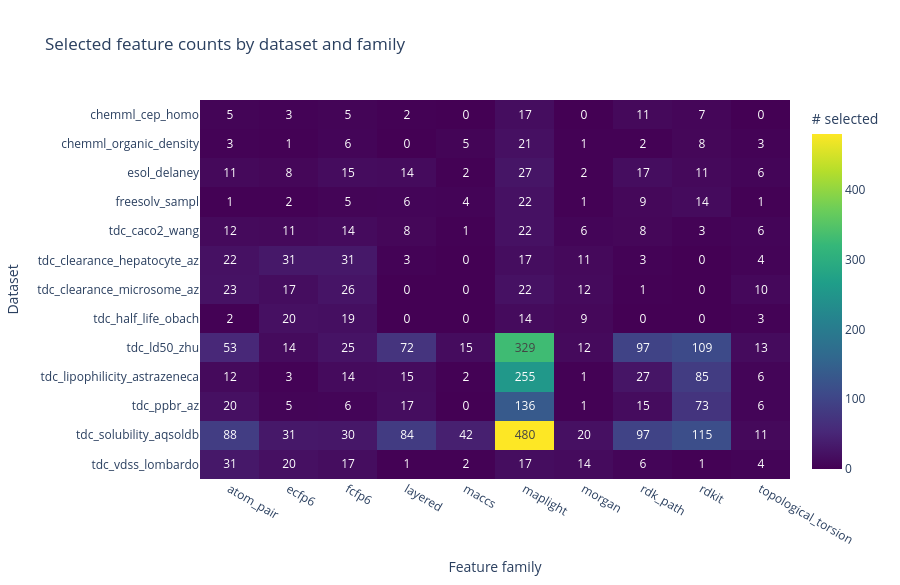
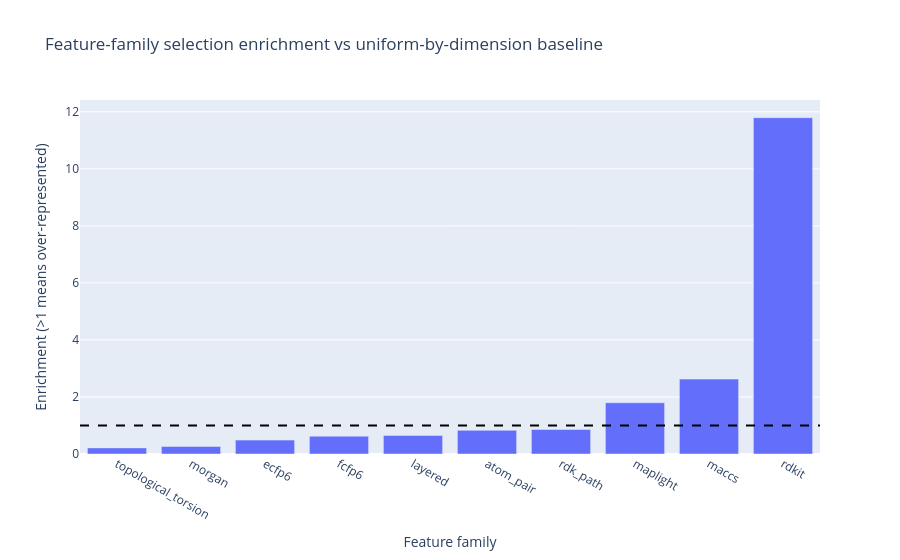

Notebook code for these charts, in order:
### Code cell
# Feature-family representation analysis from selector outputs

feature_family_drop_presence_threshold = 0.20
feature_family_drop_enrichment_threshold = 0.25
feature_family_drop_selected_total_threshold = 25
feature_family_watch_enrichment_threshold = 0.35


def feature_family_from_name(feature_name):
    name = str(feature_name or "")
    if name.startswith("morgan_bit_"):
        return "morgan"
    if name.startswith("ecfp6_bit_"):
        return "ecfp6"
    if name.startswith("fcfp6_bit_"):
        return "fcfp6"
    if name.startswith("layered_bit_"):
        return "layered"
    if name.startswith("atom_pair_bit_"):
        return "atom_pair"
    if name.startswith("topological_torsion_bit_"):
        return "topological_torsion"
    if name.startswith("rdk_path_bit_"):
        return "rdk_path"
    if name.startswith("maccs_bit_"):
        return "maccs"
    if name.startswith("rdkit_"):
        return "rdkit"
    if (
        name.startswith("maplight_morgan_")
        or name.startswith("avalon_count_")
        or name.startswith("erg_")
        or name.startswith("maplight_desc_")
    ):
        return "maplight"
    return "other"


def infer_feature_col(frame):
    return pick_column(frame.columns, ["feature", "Feature", "name"])


def infer_magnitude_col(frame):
    if "abs_coefficient" in frame.columns:
        return "abs_coefficient"
    if "importance" in frame.columns:
        return "importance"
    if "coefficient" in frame.columns:
        return "coefficient"
    return None


selector_rows = []
missing_selector_artifacts = []
for dataset_dir in sorted([p for p in RUN_DIR.iterdir() if p.is_dir()]):
    dataset_name = dataset_dir.name
    selected_path = dataset_dir / "selected_features.csv"
    coeff_path = dataset_dir / "selector_coefficients.csv"
    if not selected_path.exists() or not coeff_path.exists():
        missing_selector_artifacts.append(dataset_name)
        continue

    try:
        selected_df = pd.read_csv(selected_path)
        coeff_df = pd.read_csv(coeff_path)
    except Exception as exc:
        missing_selector_artifacts.append(f"{dataset_name} ({type(exc).__name__})")
        continue

    feature_col = infer_feature_col(coeff_df)
    if feature_col is None:
        missing_selector_artifacts.append(f"{dataset_name} (no feature column)")
        continue

    selected_feature_col = infer_feature_col(selected_df)
    selected_set = set()
    if selected_feature_col is not None:
        selected_set = set(selected_df[selected_feature_col].astype(str).tolist())

    coeff_work = coeff_df.copy()
    coeff_work["feature"] = coeff_work[feature_col].astype(str)
    coeff_work["feature_family"] = coeff_work["feature"].map(feature_family_from_name)
    coeff_work["is_selected"] = coeff_work["feature"].isin(selected_set)

    magnitude_col = infer_magnitude_col(coeff_work)
    if magnitude_col is None:
        coeff_work["feature_magnitude"] = np.nan
    elif magnitude_col == "coefficient":
        coeff_work["feature_magnitude"] = pd.to_numeric(coeff_work[magnitude_col], errors="coerce").abs()
    else:
        coeff_work["feature_magnitude"] = pd.to_numeric(coeff_work[magnitude_col], errors="coerce")

    grouped = coeff_work.groupby("feature_family", dropna=False)
    for family_name, family_df in grouped:
        selected_mask = family_df["is_selected"].astype(bool)
        selector_rows.append(
            {
                "dataset": dataset_name,
                "feature_family": str(family_name),
                "available_features": int(len(family_df)),
                "selected_features": int(selected_mask.sum()),
                "selected_magnitude_sum": float(
                    family_df.loc[selected_mask, "feature_magnitude"].fillna(0.0).sum()
                ),
            }
        )

if not selector_rows:
    display_note("No selector feature artifacts were found in this run; skipping feature-family representation analysis.")
else:
    selector_family_df = pd.DataFrame(selector_rows)

    family_summary = (
        selector_family_df.groupby("feature_family", dropna=False)
        .agg(
            datasets_with_family=("dataset", "nunique"),
            datasets_selected=("selected_features", lambda s: int((pd.to_numeric(s, errors="coerce").fillna(0) > 0).sum())),
            available_features_total=("available_features", "sum"),
            selected_features_total=("selected_features", "sum"),
            mean_selected_per_dataset=("selected_features", "mean"),
            median_selected_per_dataset=("selected_features", "median"),
            selected_magnitude_total=("selected_magnitude_sum", "sum"),
        )
        .reset_index()
    )

    family_summary["dataset_presence_rate"] = family_summary["datasets_selected"] / family_summary["datasets_with_family"].replace(0, np.nan)
    family_summary["selection_rate"] = family_summary["selected_features_total"] / family_summary["available_features_total"].replace(0, np.nan)

    total_available = float(family_summary["available_features_total"].sum())
    total_selected = float(family_summary["selected_features_total"].sum())
    total_magnitude = float(family_summary["selected_magnitude_total"].sum())

    if total_available > 0 and total_selected > 0:
        family_summary["expected_selected_if_uniform"] = family_summary["available_features_total"] / total_available * total_selected
        family_summary["enrichment_vs_uniform"] = family_summary["selected_features_total"] / family_summary["expected_selected_if_uniform"].replace(0, np.nan)
    else:
        family_summary["expected_selected_if_uniform"] = np.nan
        family_summary["enrichment_vs_uniform"] = np.nan

    family_summary["selected_share"] = family_summary["selected_features_total"] / max(total_selected, 1.0)
    family_summary["selected_magnitude_share"] = family_summary["selected_magnitude_total"] / max(total_magnitude, 1.0)

    family_summary = family_summary.sort_values(["selected_features_total", "selection_rate"], ascending=[False, False]).reset_index(drop=True)

    display_note("### Feature-Family Representation In Selected Features")
    display(family_summary)

    selected_heatmap = (
        selector_family_df.pivot_table(
            index="dataset",
            columns="feature_family",
            values="selected_features",
            aggfunc="sum",
            fill_value=0,
        )
        .sort_index()
    )

    fig = px.imshow(
        selected_heatmap,
        aspect="auto",
        color_continuous_scale="Viridis",
        labels={"x": "Feature family", "y": "Dataset", "color": "# selected"},
        title="Selected feature counts by dataset and family",
        text_auto=True,
    )
    fig.update_layout(height=max(420, 45 * len(selected_heatmap.index)))
    fig.show()

    enrich_plot_df = family_summary.sort_values("enrichment_vs_uniform", ascending=True)
    fig = px.bar(
        enrich_plot_df,
        x="feature_family",
        y="enrichment_vs_uniform",
        hover_data=["selected_features_total", "available_features_total", "dataset_presence_rate", "selection_rate"],
        title="Feature-family selection enrichment vs uniform-by-dimension baseline",
    )
    fig.add_hline(y=1.0, line_dash="dash", line_color="black")
    fig.update_layout(xaxis_title="Feature family", yaxis_title="Enrichment (>1 means over-represented)")
    fig.show()

    drop_candidates = family_summary.loc[
        (family_summary["dataset_presence_rate"].fillna(0.0) <= float(feature_family_drop_presence_threshold))
        & (family_summary["enrichment_vs_uniform"].fillna(np.inf) <= float(feature_family_drop_enrichment_threshold))
        & (family_summary["selected_features_total"].fillna(0.0) <= float(feature_family_drop_selected_total_threshold))
    ].copy()

    watchlist = family_summary.loc[
        (family_summary["enrichment_vs_uniform"].fillna(np.inf) <= float(feature_family_watch_enrichment_threshold))
        & (family_summary["dataset_presence_rate"].fillna(0.0) >= 0.5)
    ].copy()

    if drop_candidates.empty:
        display_note(
            "No feature family met the strict drop-candidate rule in this run. "
            "That means no family looked both rare across datasets and consistently unselected."
        )
    else:
        display_note("### Suggested drop candidates (strict rule)")
        display(
            drop_candidates[[
                "feature_family",
                "datasets_selected",
                "datasets_with_family",
                "dataset_presence_rate",
                "selected_features_total",
                "available_features_total",
                "selection_rate",
                "enrichment_vs_uniform",
            ]].sort_values(["dataset_presence_rate", "selected_features_total"], ascending=[True, True]).reset_index(drop=True)
        )

    if not watchlist.empty:
        display_note("### Watchlist: under-enriched but still used across many datasets")
        display(
            watchlist[[
                "feature_family",
                "datasets_selected",
                "datasets_with_family",
                "dataset_presence_rate",
                "selected_features_total",
                "available_features_total",
                "selection_rate",
                "enrichment_vs_uniform",
            ]].sort_values("enrichment_vs_uniform", ascending=True).reset_index(drop=True)
        )

    if missing_selector_artifacts:
        display_note(
            "Selector artifacts were missing for some datasets and were excluded from this section: "
            + ", ".join(sorted(set(missing_selector_artifacts)))
        )

### Figure 1 — Plotly figure (JSON) as saved in the notebook; plotly's stock layout.template omitted (floating-point values rounded to 4 significant figures; data arrays with more than 128 entries replaced by an {"elided": "..."} marker saying what was removed)
{"data": [{"coloraxis": "coloraxis", "hovertemplate": "Feature family: %{x}<br>Dataset: %{y}<br># selected: %{z}<extra></extra>", "name": "0", "texttemplate": "%{z}", "type": "heatmap", "x": ["atom_pair", "ecfp6", "fcfp6", "layered", "maccs", "maplight", "morgan", "rdk_path", "rdkit", "topological_torsion"], "xaxis": "x", "y": ["chemml_cep_homo", "chemml_organic_density", "esol_delaney", "freesolv_sampl", "tdc_caco2_wang", "tdc_clearance_hepatocyte_az", "tdc_clearance_microsome_az", "tdc_half_life_obach", "tdc_ld50_zhu", "tdc_lipophilicity_astrazeneca", "tdc_ppbr_az", "tdc_solubility_aqsoldb", "tdc_vdss_lombardo"], "yaxis": "y", "z": {"elided": "13x10 int values"}}], "layout": {"coloraxis": {"colorbar": {"title": {"text": "# selected"}}, "colorscale": [[0, "#440154"], [0.1111, "#482878"], [0.2222, "#3e4989"], [0.3333, "#31688e"], [0.4444, "#26828e"], [0.5556, "#1f9e89"], [0.6667, "#35b779"], [0.7778, "#6ece58"], [0.8889, "#b5de2b"], [1, "#fde725"]]}, "height": 585, "title": {"text": "Selected feature counts by dataset and family"}, "xaxis": {"anchor": "y", "domain": [0, 1], "title": {"text": "Feature family"}}, "yaxis": {"anchor": "x", "autorange": "reversed", "domain": [0, 1], "title": {"text": "Dataset"}}}}

### Figure 2 — Plotly figure (JSON) as saved in the notebook; plotly's stock layout.template omitted (floating-point values rounded to 4 significant figures)
{"data": [{"customdata": [[73.0, 26620.0, 0.9231, 0.002742], [90.0, 26620.0, 0.9231, 0.00338], [166.0, 26620.0, 1.0, 0.006235], [213.0, 26620.0, 1.0, 0.008], [222.0, 26620.0, 0.7692, 0.008338], [283.0, 26620.0, 1.0, 0.01063], [293.0, 26620.0, 0.9231, 0.01101], [1379.0, 59940.0, 1.0, 0.02301], [73.0, 2171.0, 0.6154, 0.03363], [426.0, 2821.0, 0.7692, 0.151]], "hovertemplate": "feature_family=%{x}<br>enrichment_vs_uniform=%{y}<br>selected_features_total=%{customdata[0]}<br>available_features_total=%{customdata[1]}<br>dataset_presence_rate=%{customdata[2]}<br>selection_rate=%{customdata[3]}<extra></extra>", "legendgroup": "", "marker": {"color": "#636efa", "pattern": {"shape": ""}}, "name": "", "orientation": "v", "showlegend": false, "textposition": "auto", "type": "bar", "x": ["topological_torsion", "morgan", "ecfp6", "fcfp6", "layered", "atom_pair", "rdk_path", "maplight", "maccs", "rdkit"], "xaxis": "x", "y": [0.2141, 0.264, 0.4869, 0.6248, 0.6512, 0.8301, 0.8594, 1.797, 2.626, 11.79], "yaxis": "y"}], "layout": {"barmode": "relative", "legend": {"tracegroupgap": 0}, "shapes": [{"line": {"color": "black", "dash": "dash"}, "type": "line", "x0": 0, "x1": 1, "xref": "x domain", "y0": 1, "y1": 1, "yref": "y"}], "title": {"text": "Feature-family selection enrichment vs uniform-by-dimension baseline"}, "xaxis": {"anchor": "y", "domain": [0, 1], "title": {"text": "Feature family"}}, "yaxis": {"anchor": "x", "domain": [0, 1], "title": {"text": "Enrichment (>1 means over-represented)"}}}}
